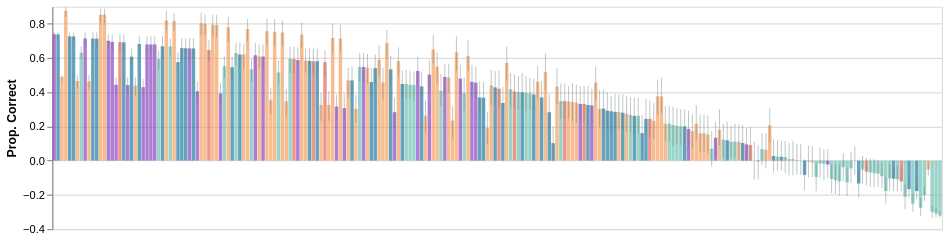

Notebook code for this chart:
### Markdown cell above
Trying prop. correct per item but removed by

### Code cell
item_ci_df = pd.merge(item_df[['item_id', 'chance_selection']], item_ci_df, left_on='item_id', right_on='category')
item_ci_df['mean'] = item_ci_df['mean'] - item_ci_df['chance_selection']
item_ci_df['ci_upper'] = item_ci_df['ci_upper'] - item_ci_df['chance_selection']
item_ci_df['ci_lower'] = item_ci_df['ci_lower'] - item_ci_df['chance_selection']

item_performance_reliability_below_chance_plot = create_item_accuracy_chart(
    item_ci_df,
    domain_order=item_domain_order,
)
item_performance_reliability_below_chance_plot

### Figure 1 — Vega-Lite specification as saved in the notebook (floating-point values rounded to 4 significant figures; data arrays with more than 128 entries replaced by an {"elided": "..."} marker saying what was removed)
{"config": {"view": {"continuousWidth": 300, "continuousHeight": 300}}, "layer": [{"mark": {"type": "bar", "opacity": 0.7}, "encoding": {"color": {"field": "test_type", "legend": null, "scale": {"domain": ["wainer", "ggr-mc", "brbf", "vlat", "calvi"], "range": ["#8947BF", "#e26d5c", "#f4a261", "#247ba0", "#70c1b3"]}, "type": "nominal"}, "x": {"axis": null, "field": "category", "scale": {"domain": {"elided": "230 str values"}}, "title": "Category", "type": "nominal"}, "y": {"field": "mean", "title": "Prop. Correct", "type": "quantitative"}}}, {"mark": {"type": "rule", "opacity": 1, "strokeWidth": 0.4}, "encoding": {"color": {"value": "#717d7e"}, "x": {"field": "category", "type": "nominal"}, "y": {"field": "ci_lower", "type": "quantitative"}, "y2": {"field": "ci_upper"}}}], "data": {"name": "data-14cb7a152710de1ede6ba46fe6c3a7e2"}, "height": 200, "width": 800, "$schema": "https://vega.github.io/schema/vega-lite/v5.20.1.json", "datasets": {"data-14cb7a152710de1ede6ba46fe6c3a7e2": {"elided": "230 records"}}}
